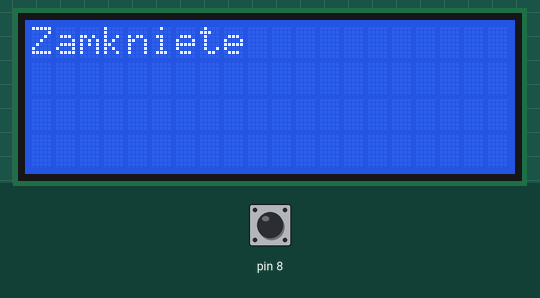
Bench run of a sketch on a simulated Arduino Uno, built with avr-gcc and run on an emulated ATmega328P. Shown: 20×4 character LCD. The inputs (shaded band) are chosen by the test bench; at power-on: pin 8 HIGH.

Above: at 1.2 s.
1.3 s: pin 8 pulled LOW for 0.15 s
At 1.38 s:
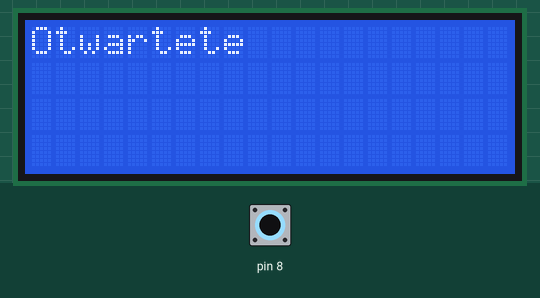
2.9 s: pin 8 pulled LOW for 3.2 s
Timing chart, 0 to 5.9 s (numbered marks = the images above; inputs shaded):
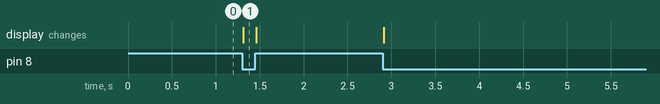

The sketch:

lcd4.ino
```cpp
#include <Wire.h>
#include <LiquidCrystal_I2C.h>

#include <LiquidCrystal.h>

int stan=0;

LiquidCrystal_I2C lcd(0x27, 2, 1, 0, 4, 5, 6, 7, 3, POSITIVE);  // Ustawienie adresu ukladu na 0x27

byte stopnie[8] = {                //konfigurajca znaku stopnie
  0b00100,
  0b01010,
  0b10001,
  0b01010,
  0b00100,
  0b00000,
  0b00000,
  0b00000
};

void setup()
{
  pinMode(8,INPUT_PULLUP);
  lcd.begin(20,4);
  lcd.backlight(); // zalaczenie podwietlenia

}

void loop()
{
   stan=digitalRead(8);
   lcd.backlight(); // zalaczenie podswietlenia
   if(stan==LOW){
    lcd.setCursor(0,0);
  lcd.print("Otwarte");
    }
    else{
      lcd.setCursor(0,0);
  lcd.print("Zamkniete");
      }


}
```

Measured:
- after the input at 1.3 s, the display: changes at once (image 1)
